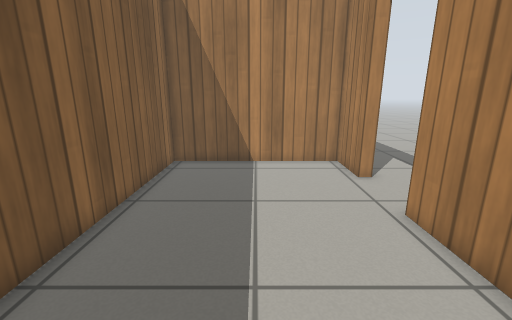
[1] (above)

12 first-person views from a walk through a robot-simulator world made for Gazebo. The camera is 0.85 m above the floor, tilts 14° down and sees 90° across. The floor is counted in squares, 0.25 m on a side. Each view is taken from the middle of a square. On the plan, view 1 faces up. The plan holds only what a view shows up to about 20 squares ahead; the rest is blank. Simple patterns stand in for the simulator's built-in surfaces.

[2]
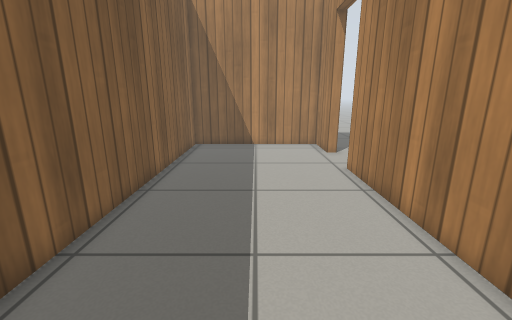

[3]
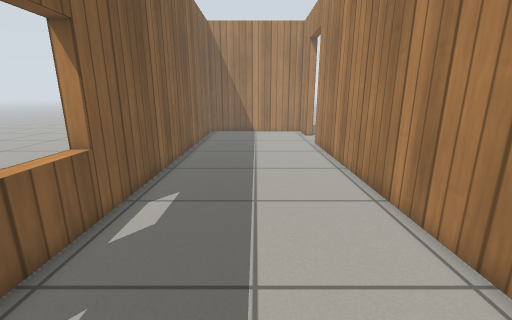

[4]
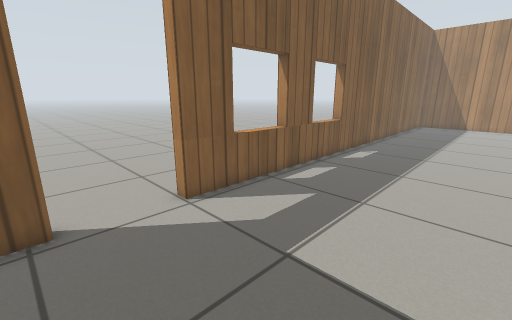

[5]
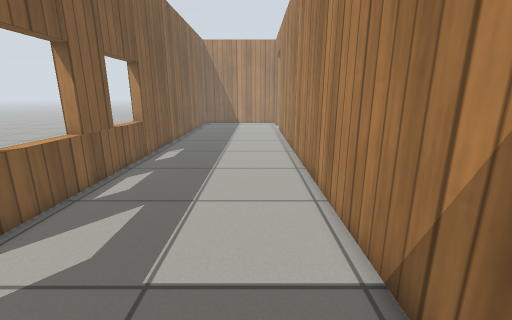

[6]
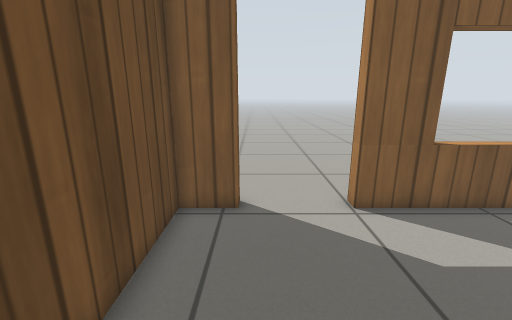

[7]
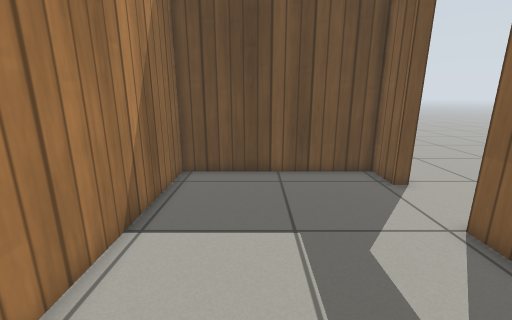

[8]
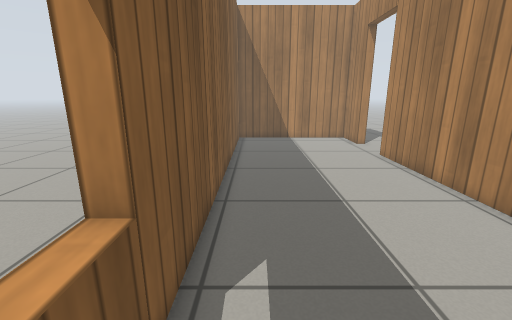

[9]
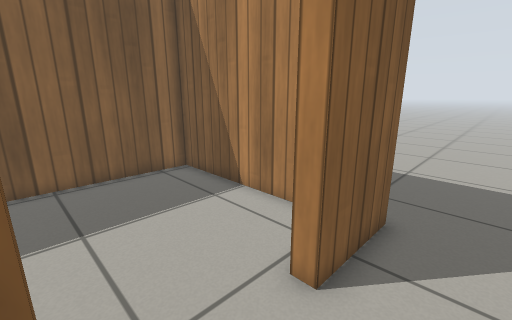

[10]
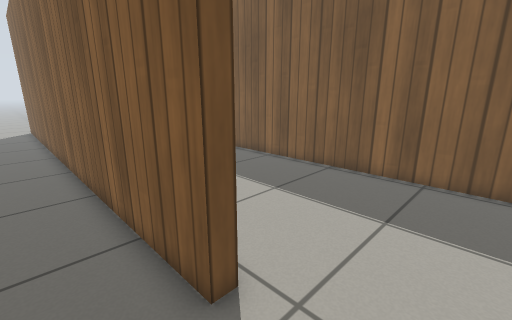

[11]
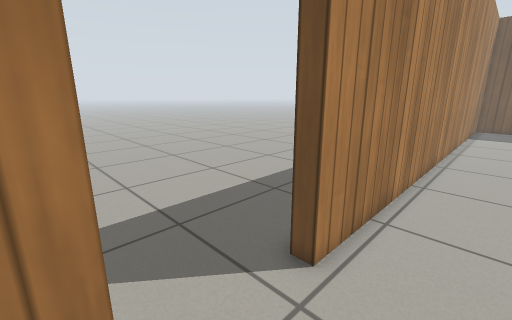

[12]
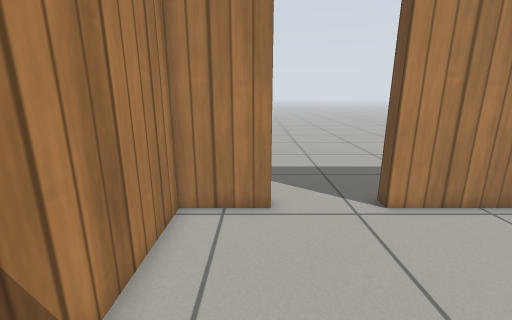

### Floor plan
Points are (right, up) in squares from view 1. A wall is a line through its corners. A room is listed if a view was taken in it or the views show most of it. See-through windows are left out.
Room 1 (views 1, 2, 3, 4, 5, 6, 7, 8, 11, 12)
walls: (5, 10.5) (4.4, 10.5) (4.4, 13.4) (-4.4, 13.4) (-4.4, -15.9) (-5, -15.9); (-4.4, -19.5) (-4.4, -21.4) (4.4, -21.4) (4.4, 6.9) (5, 6.9)
ways out: open door at (-5, -17.5) to room 2; open door at (5, 8.5) to room 2
Room 2 (views 9, 10)
walls: (5, 6.9) (5, -17.4); (5, 14.1) (5, 10.5)
ways out: open door at (-5, -17.5) to room 1; open door at (5, 8.5) to room 1

Positions as (right, up) in squares from view 1, and headings:
1: (0, 0), facing up
2: (0, -5), facing up
3: (0, -12), facing up
4: (3, -20), facing up-left
5: (2, -20), facing up
6: (3, -19), facing left
7: (1, -10), facing down
8: (-3, -8), facing up
9: (7, 7), facing up-left
10: (7, 10), facing down-left
11: (2, 11), facing down-right
12: (-3, 11), facing right
